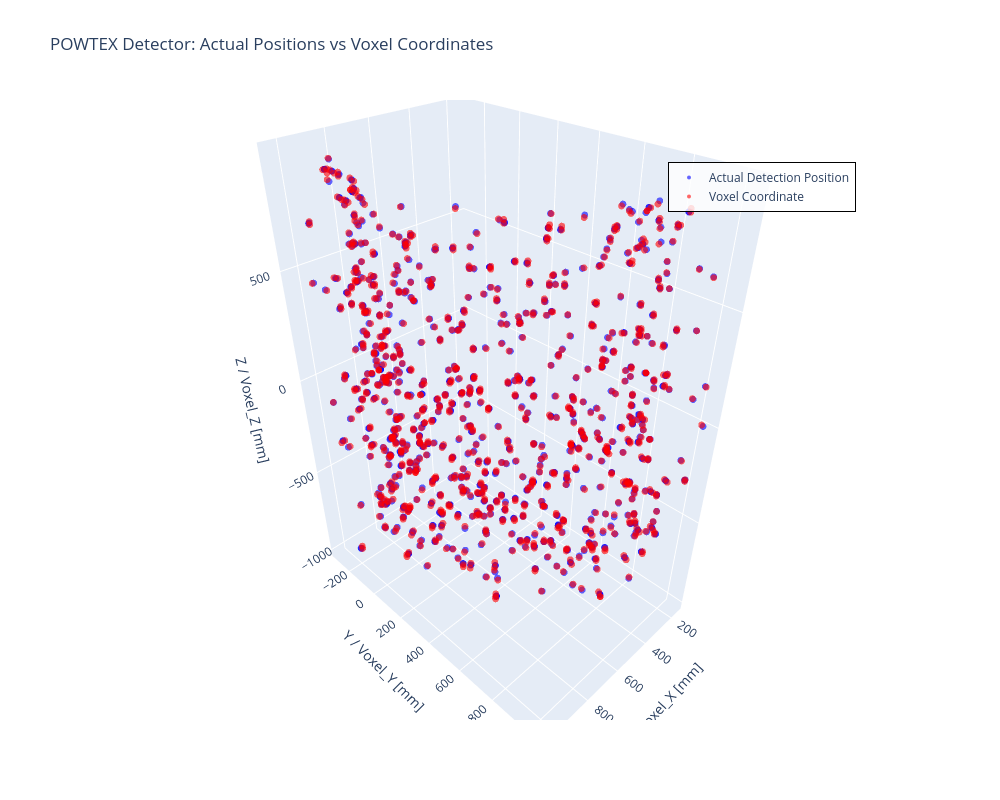

Notebook code for this chart:
### Markdown cell above
## 6. Create Combined 3D Plot with Color Differentiation

### Code cell
# Create combined 3D scatter plot with both datasets
fig_combined = go.Figure()

# Add actual positions (blue)
fig_combined.add_trace(go.Scatter3d(
    x=x_pos,
    y=y_pos,
    z=z_pos,
    mode='markers',
    marker=dict(
        size=4,
        color='blue',
        opacity=0.6,
        line=dict(width=0)
    ),
    text=[f"Actual Position {i}<br>x: {x_pos[i]:.2f}<br>y: {y_pos[i]:.2f}<br>z: {z_pos[i]:.2f}" 
          for i in range(len(x_pos))],
    hovertemplate='%{text}<extra></extra>',
    name='Actual Detection Position'
))

# Add voxel coordinates (red)
fig_combined.add_trace(go.Scatter3d(
    x=voxel_x,
    y=voxel_y,
    z=voxel_z,
    mode='markers',
    marker=dict(
        size=4,
        color='red',
        opacity=0.6,
        line=dict(width=0)
    ),
    text=[f"Voxel {i}<br>voxel_x: {voxel_x[i]:.2f}<br>voxel_y: {voxel_y[i]:.2f}<br>voxel_z: {voxel_z[i]:.2f}" 
          for i in range(len(voxel_x))],
    hovertemplate='%{text}<extra></extra>',
    name='Voxel Coordinate'
))

fig_combined.update_layout(
    title='POWTEX Detector: Actual Positions vs Voxel Coordinates',
    scene=dict(
        xaxis_title='X / Voxel_X [mm]',
        yaxis_title='Y / Voxel_Y [mm]',
        zaxis_title='Z / Voxel_Z [mm]',
        aspectmode='data'
    ),
    width=1000,
    height=800,
    hovermode='closest',
    showlegend=True,
    legend=dict(
        x=0.7,
        y=0.9,
        bgcolor='rgba(255,255,255,0.8)',
        bordercolor='black',
        borderwidth=1
    )
)

fig_combined.show()

### Figure 1 — Plotly figure (JSON) as saved in the notebook; plotly's stock layout.template omitted (floating-point values rounded to 4 significant figures; data arrays with more than 128 entries replaced by an {"elided": "..."} marker saying what was removed)
{"data": [{"hovertemplate": "%{text}<extra></extra>", "marker": {"color": "blue", "line": {"width": 0}, "opacity": 0.6, "size": 4}, "mode": "markers", "name": "Actual Detection Position", "text": {"elided": "932 str values"}, "type": "scatter3d", "x": {"elided": "932 float values"}, "y": {"elided": "932 float values"}, "z": {"elided": "932 float values"}}, {"hovertemplate": "%{text}<extra></extra>", "marker": {"color": "red", "line": {"width": 0}, "opacity": 0.6, "size": 4}, "mode": "markers", "name": "Voxel Coordinate", "text": {"elided": "932 str values"}, "type": "scatter3d", "x": {"elided": "932 float values"}, "y": {"elided": "932 float values"}, "z": {"elided": "932 float values"}}], "layout": {"height": 800, "hovermode": "closest", "legend": {"bgcolor": "rgba(255,255,255,0.8)", "bordercolor": "black", "borderwidth": 1, "x": 0.7, "y": 0.9}, "scene": {"aspectmode": "data", "xaxis": {"title": {"text": "X / Voxel_X [mm]"}}, "yaxis": {"title": {"text": "Y / Voxel_Y [mm]"}}, "zaxis": {"title": {"text": "Z / Voxel_Z [mm]"}}}, "showlegend": true, "title": {"text": "POWTEX Detector: Actual Positions vs Voxel Coordinates"}, "width": 1000}}
